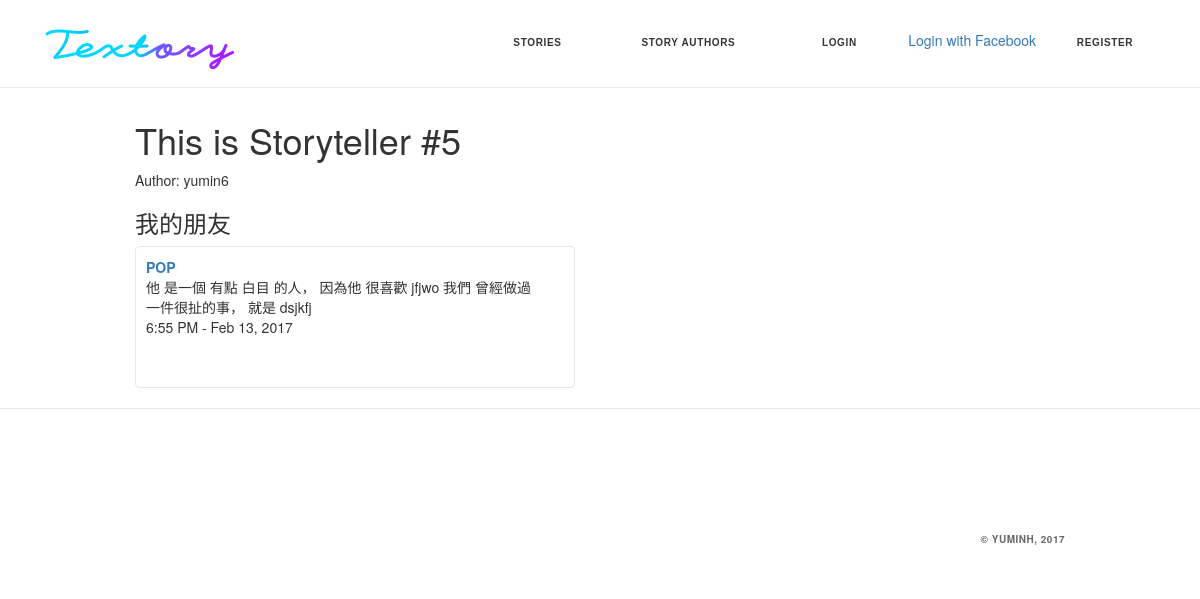
Page /storyauthor/5 on the earlier database version.
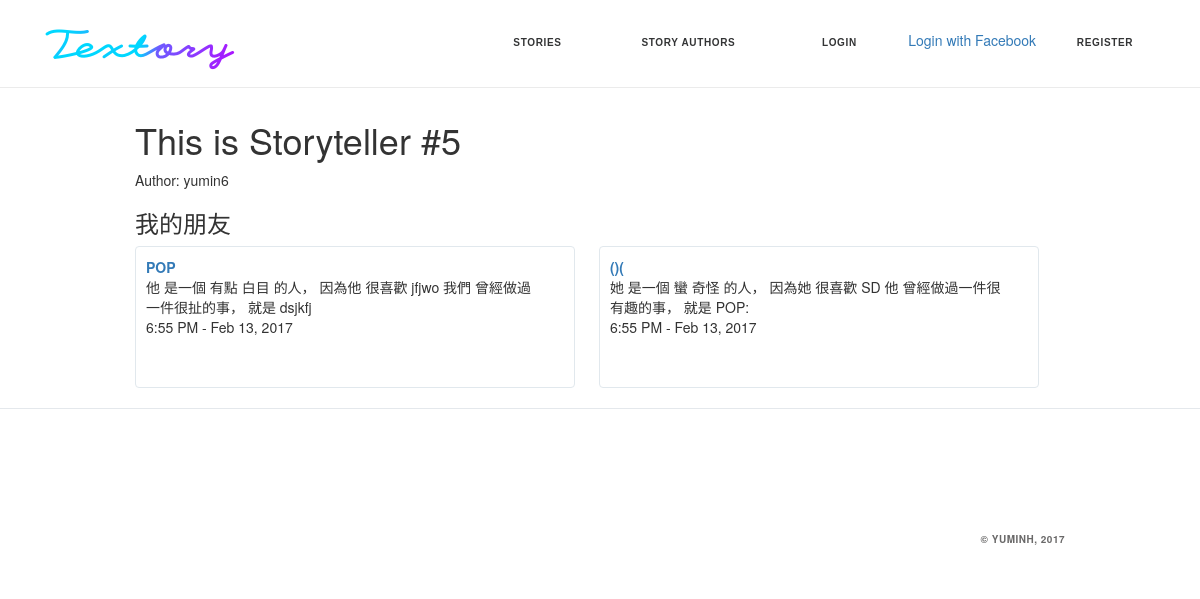
Same page on the later database version.
### story/models.py (models this page shows, shortened)
class StoryAuthor(models.Model):
    user = models.ForeignKey(User, on_delete=models.SET_NULL, null=True)
    def __str__(self):
        return self.user.username

class Story(models.Model):
    author = models.ForeignKey(StoryAuthor, related_name='storys',null=True)
    sb_thing = models.CharField(max_length=30,null=True)
    sb_story = models.CharField(max_length=30,null=True)
    sb_name = models.CharField(max_length=30,null=True)
    create_at = models.DateTimeField(auto_now_add=True,null=True)
    tags = models.ManyToManyField(Tag, blank=True, related_name='tags_story')
    SB_GENDER = (
        ('他','他'),
        ('她','她'),
    )
    sb_gender = models.CharField(max_length = 100,null=True,choices = SB_GENDER, )
    SB_ADV = (
        ('有點','有點'),
        ('非常','非常'),
        ('蠻','蠻'),
        ('超級','超級'),
        ('史上無敵','史上無敵'),
    )
    sb_adv = models.CharField(max_length = 100,null=True,choices = SB_ADV)
    SB_ADJ = (
        ('奇怪','奇怪'),
        ('白目','白目'),
        ('有病','有病'),
        ('自戀','自戀'),
        ('搞笑','搞笑'),
    )
    sb_adj = models.CharField(max_length = 100,null=True,choices = SB_ADJ)
    SB_ABOUT = (
        ('很喜歡','很喜歡'),
        ('不喜歡','不喜歡'),
        ('不吃','不吃'),
        ('討厭','討厭'),
        ('怕','怕'),
        ('常常','常常'),
    )
    sb_about = models.CharField(max_length = 100,null=True,choices = SB_ABOUT)
    WHO = (
        ('我們','我們'),
        ('他','他'),
        ('她','她'),
    )
    who = models.CharField(max_length = 100,null=True,choices = WHO)
    STH_ADJ = (
        ('扯','扯'),
        ('蠢','蠢'),
        ('有趣','有趣'),
        ('好笑','好笑'),
        ('丟臉','丟臉'),
        ('瘋狂','瘋狂'),
        ('誇張','誇張'),
        ('無聊','無聊'),
        ('幼稚','幼稚'),
        ('難忘','難忘'),
        ('開心','開心'),
    )
    sth_adj = models.CharField(max_length = 100,null=True,choices = STH_ADJ)
    ITJCTS = (
        ('哎','哎'),
        ('哈哈','哈哈'),
        ('呵呵','呵呵'),
        ('顆顆','顆顆'),
    )
    itjcts = models.CharField(max_length = 100,null=True,choices = ITJCTS)
    MARK = (
        ('~','~'),
        ('!','!'),
        ('XD','XD'),
        ('>///<','>///<'),
        ('^^','^^'),
        (':)',':)'),
        ('。','。'),
    )
    mark = models.CharField(max_length = 100,null=True,choices = MARK)
    created_date = models.DateTimeField(
            default=timezone.now)
    published_date = models.DateTimeField(
            blank=True, null=True)

### story/views.py (the view)
# urls.py: url(r'^storyauthor/(?P<pk>\d+)$', views.StoryListbyAuthorView.as_view(), name='storys_by_author'),
class StoryListbyAuthorView(generic.ListView):
    model = Story
    template_name = 'story/story_list_by_author.html'
    def get_queryset(self):
        id = self.kwargs['pk']
        target_author=get_object_or_404(StoryAuthor, pk = id)
        return Story.objects.filter(author=target_author)
    def get_context_data(self, **kwargs):
        context = super(StoryListbyAuthorView, self).get_context_data(**kwargs)
        context['author'] = get_object_or_404(StoryAuthor, pk = self.kwargs['pk'])
        return context

### story/templates/story/story_list_by_author.html (shortened to what this page needs)
{% extends 'story/base.html' %}
{% block body %}
  <div class="container">
    <h1>This is Storyteller #{{ author.id }}</h1>
    <p>Author: {{ author }}</p>
    {% if story_list %}
    <h3>我的朋友</h3>
    {% for story in story_list %}
    <div class="about_page__tweet">
      <a href="{% url 'story_detail' pk=story.pk %}" style="font-weight: 700;">{{ story.sb_name }}</a>
      <br>
      <p>
      {{ story.sb_gender }} 是一個 {{ story.sb_adv }} {{ story.sb_adj }} 的人，
      因為{{ story.sb_gender }} {{ story.sb_about }} {{ story.sb_thing }}
      {{ story.who }} 曾經做過一件很{{ story.sth_adj }}的事，
      就是 {{ story.sb_story }}
      <br>
      6:55 PM - Feb 13, 2017
      </p>
    </div>
    {% endfor %}
    {% else %}
      <p>This blogger hasn't posted anything yet.</p>
    {% endif %}
  </div>
{% endblock %}

### story/templates/story/base.html (shortened to what this page needs)
<!DOCTYPE html>
{% load staticfiles %}
<html>
    <head>
        <link rel="stylesheet" href="{% static 'css/story.css' %}">
        <link rel="stylesheet" href="https://unpkg.com/element-ui/lib/theme-chalk/index.css">
        <link rel="stylesheet" href="//maxcdn.bootstrapcdn.com/bootstrap/3.2.0/css/bootstrap.min.css">
        <link rel="stylesheet" href="//maxcdn.bootstrapcdn.com/bootstrap/3.2.0/css/bootstrap-theme.min.css">
        <link rel="stylesheet" href="https://maxcdn.bootstrapcdn.com/bootstrap/3.3.7/css/bootstrap.min.css">
    </head>
    <body>
      <div id="id_wrapper">
        <section>
          <nav class="nav">
            <div class="nav_container">
              <div class="nav_logo_box"><a class="navbar-brand" href="/"><img src="{% static 'img/textory_logo.png' %}"></a></div>
              <div class="nav_buttons_box">
                {% if user.is_authenticated %}
                  <p>Username: {{ user }}</p>
                  <a class="button_blank button" href="{% url 'story_list' %}">Stories</a>
                  <a class="button_blank button" href="{% url 'storyauthors' %}">Story authors</a>
                  <a class="button_blank button" href="{% url 'account:view_profile' %}">Profile</a>
                  <a class="button_blank button" href="{% url 'account:logout' %}">Log out</a>
                  <a class="button" href="{% url 'story_new' %}">Add Story</a>
                {% else %}
                  <a class="button_blank button" href="{% url 'story_list' %}">Stories</a>
                  <a class="button_blank button" href="{% url 'storyauthors' %}">Story authors</a>
                  <a class="button_blank button" href="{% url 'account:login' %}">Login</a>
                  <a href="{% url 'social:begin' 'facebook' %}">Login with Facebook</a>
                  <a class="button_blank button" href="{% url 'account:register' %}">Register</a>
                {% endif %}
              </div>
            </div>
          </nav>
        </section>
        {% block body %}{% endblock %}
        <footer class="footer">
          <div class="footer_description_box--06">
            <div class="container footer_container">
              <span class="footer_copyright footer_copyright--06">© yuminH, 2017</span>
            </div>
          </div>
        </footer>
      </div>
    </body>
</html>

### static/css/story.css (style rules this page uses)
#id_wrapper { min-height: 100%; position: relative; margin-top: 100px; }
.nav { position: fixed; z-index: 10; left: 0; right: 0; top: 0; border-bottom: 1px solid #ebebeb; background-color: rgba(255,255,255,0.9); }
.nav_container { max-width: 1320px; margin: auto; padding: 0 30px; display: -ms-flexbox; display: flex; -ms-flex-align: center; align-items: center; -ms-flex-pack: justify; justify-content: space-between; height: 87px; }
.nav_logo_box { display: inline-block; }
.navbar-brand { margin-top: -10px; }
.button { display: inline-block; min-width: 130px; padding: 0 33px; height: 42px; line-height: 36px; border-radius: 42px; font-size: 10px; letter-spacing: 0.065em; text-transform: uppercase; font-weight: 700; font-family: Montserrat, Helvetica, sans-serif; background-color: #f6f6f6; border: 2px solid transparent; cursor: pointer; color: #333435; text-align: center; text-decoration: none; transition: background-color .25s ease-out, box-shadow .25s ease; }
.button_blank { background-color: transparent; box-shadow: none; color: #333435; }
.container { margin-top: 100px; padding: 0 300px; }
.footer { position: relative; background-color: white; }
.footer_description_box--06 { padding: 23px 0 25px; border-top: 1px solid rgba(188,198,208,0.4); }
.footer_container { max-width: 960px; padding: 0 30px; }
.footer_copyright { color: #6a6969; font-weight: 700; font-size: 10px; text-transform: uppercase; letter-spacing: 0.05em; float: right; }

### story/templates/story/story_list_by_author.html (style rules this page uses)
.container { width: 960px; }
.about_page__tweet { width: 440px; padding: 10px 30px 40px 10px; margin: 0 20px 20px 0; display: inline-block; vertical-align: top; overflow: hidden; cursor: pointer; background-color: #fff; border: 1px solid #e1e8ed; border-radius: 4px; }

### story/templates/story/base.html (style rules this page uses)
#id_wrapper { min-height: 100%; position: relative; margin-top: 100px; }

Differences in the rows shown:
added Story: sb_name "()(", sb_gender "她", sb_adv "蠻", sb_adj "奇怪", sb_about "很喜歡", sb_thing "SD", who "他", sth_adj "有趣", sb_story "POP:"
